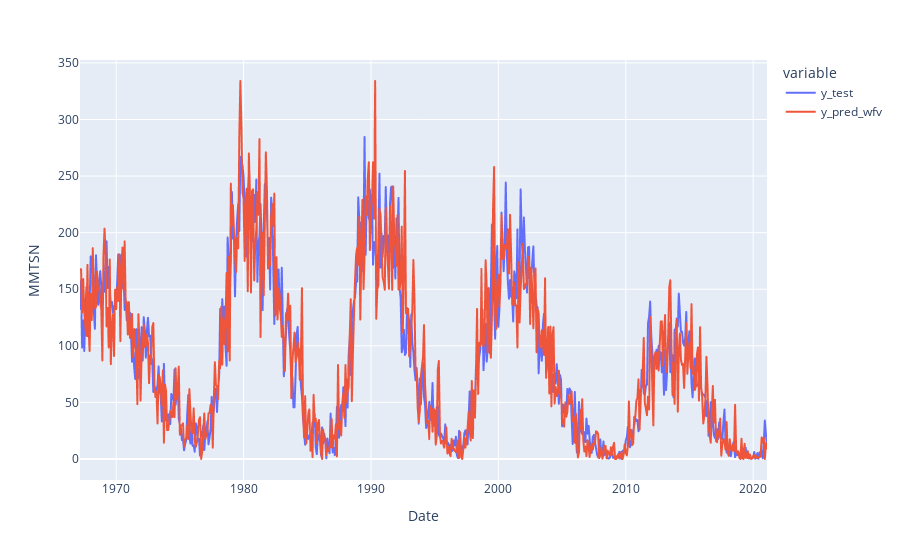

The code cell stored with this chart in its notebook:
### Code cell
fig = px.line(df_pred_test_wfv, labels={'value':"MMTSN"})
fig.show()

### Figure 1 — Plotly figure (JSON) as saved in the notebook; plotly's stock layout.template omitted (floating-point values rounded to 4 significant figures; data arrays with more than 128 entries replaced by an {"elided": "..."} marker saying what was removed)
{"data": [{"hovertemplate": "variable=y_test<br>Date=%{x}<br>MMTSN=%{y}<extra></extra>", "legendgroup": "y_test", "line": {"color": "#636efa", "dash": "solid"}, "marker": {"symbol": "circle"}, "mode": "lines", "name": "y_test", "showlegend": true, "type": "scattergl", "x": {"elided": "648 str values"}, "xaxis": "x", "y": {"elided": "648 float values"}, "yaxis": "y"}, {"hovertemplate": "variable=y_pred_wfv<br>Date=%{x}<br>MMTSN=%{y}<extra></extra>", "legendgroup": "y_pred_wfv", "line": {"color": "#EF553B", "dash": "solid"}, "marker": {"symbol": "circle"}, "mode": "lines", "name": "y_pred_wfv", "showlegend": true, "type": "scattergl", "x": {"elided": "648 str values"}, "xaxis": "x", "y": {"elided": "648 float values"}, "yaxis": "y"}], "layout": {"legend": {"title": {"text": "variable"}, "tracegroupgap": 0}, "margin": {"t": 60}, "xaxis": {"anchor": "y", "domain": [0, 1], "title": {"text": "Date"}}, "yaxis": {"anchor": "x", "domain": [0, 1], "title": {"text": "MMTSN"}}}}
